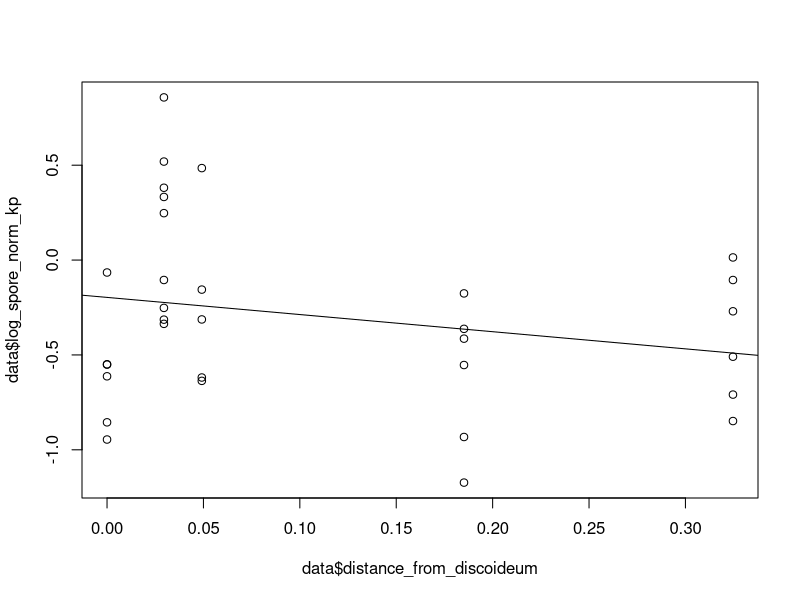
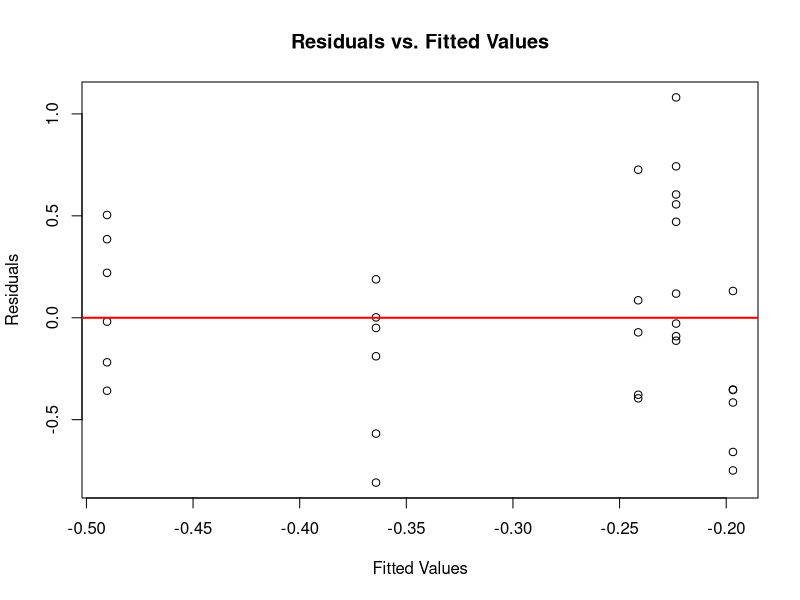
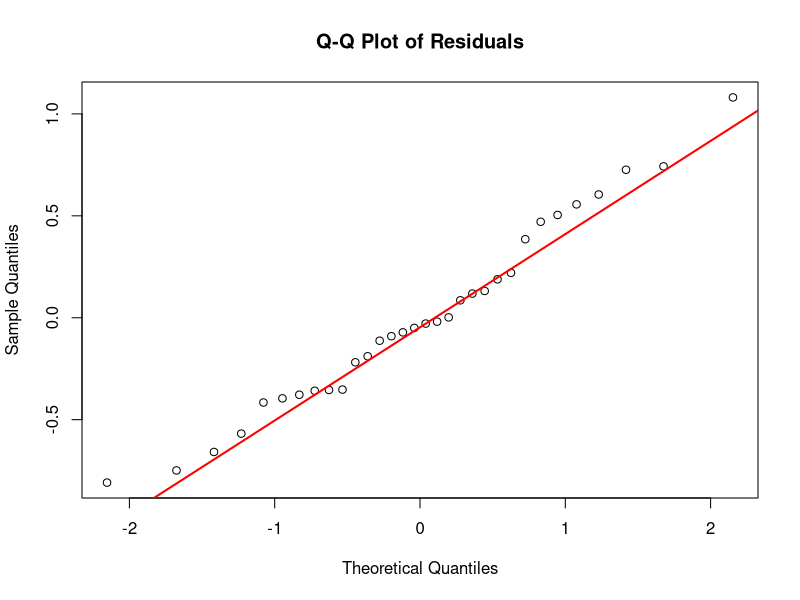

The R source for these figures, in order:
#load data
data = read.csv('../data/paraburk_intrahost_data.csv')
data <- na.omit(data)
#keep only confident entries
data <- data[data$confident == 1,]
#get agricolaris data only
data <- data[data$infect == 'B70', ]
#remove Cavanderia, as it it too distant
data <- data[data$taxonomy != 'Cavenderia_aureostipes', ]
#take log of normalized spore count
data$log_spore_norm_kp <- log(data$spore_norm_kp)

#fit model
model <- lm(log_spore_norm_kp~distance_from_discoideum, data)
summary(model)
confint(model)
coef(model)

plot(data$distance_from_discoideum, data$log_spore_norm_kp)
abline(model)

#assess model
predicted.proportions <- predict(model, type = "response")

# Residuals from the model
residuals <- residuals(model, type = "deviance")

# Plot residuals vs. fitted values
plot(predicted.proportions, residuals,
     xlab = "Fitted Values", ylab = "Residuals",
     main = "Residuals vs. Fitted Values")
abline(h = 0, col = "red", lwd = 2)

# Q-Q plot of the residuals
qqnorm(residuals, main = "Q-Q Plot of Residuals")
qqline(residuals, col = "red", lwd = 2)
shapiro.test(residuals)

#get model predictions and write out
model.data <- data.frame(distance_from_discoideum = seq(min(data$distance_from_discoideum),
                                                        max(data$distance_from_discoideum), 
                                                        length.out = 100))

#get the predicted values and their standard errors
predictions <- predict(model, model.data, type = "response", se.fit = TRUE)
model.data$fit <- predictions$fit
model.data$se <- predictions$se.fit
model.data$lower <- predictions$fit - 1.96 * predictions$se.fit
model.data$upper <- predictions$fit + 1.96 * predictions$se.fit

write.csv(model.data, '../data/agricolaris_fitness_effect_dicty_phylo_model.csv')
